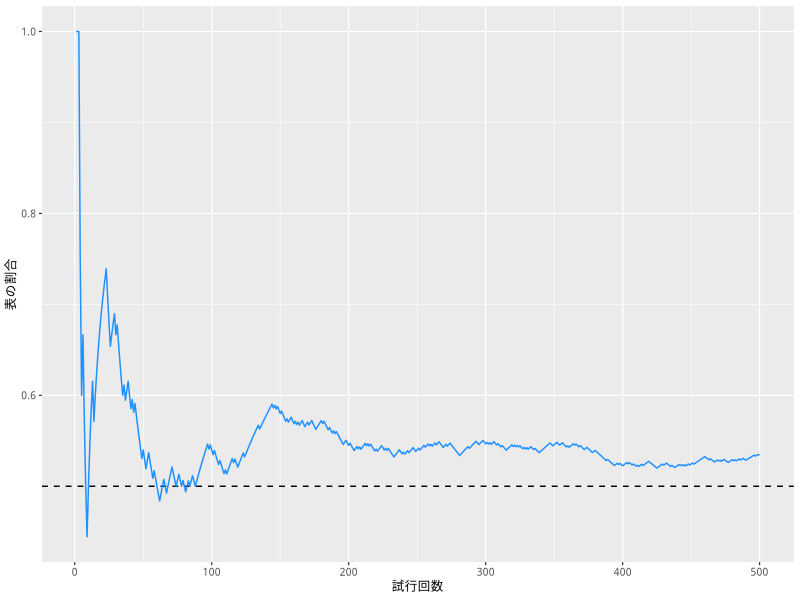
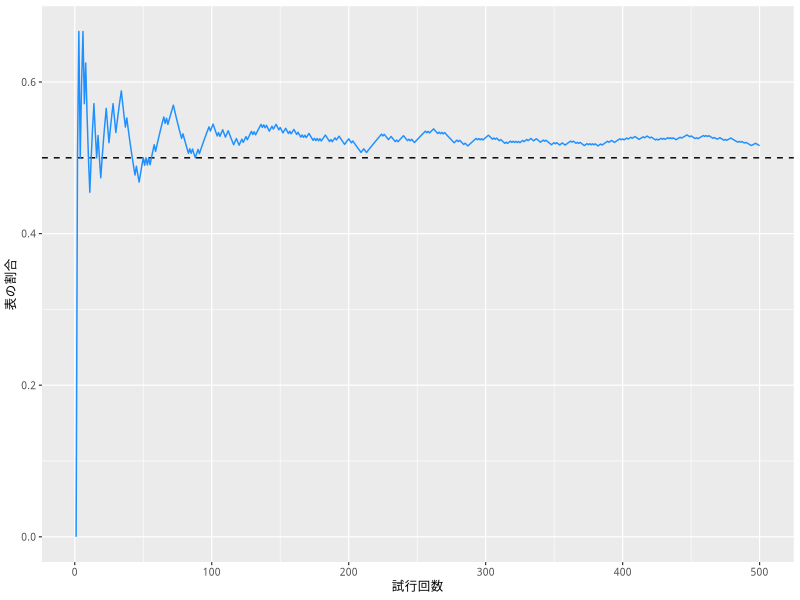
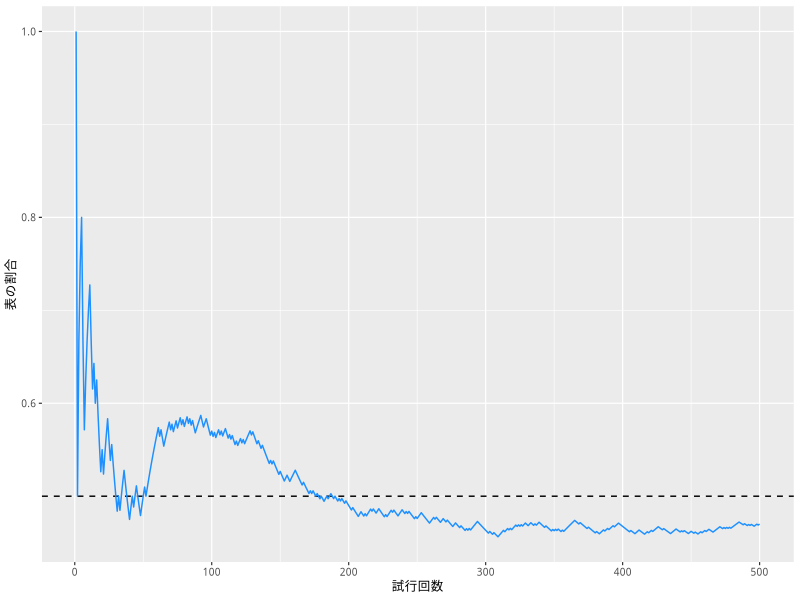

Reproduce these figures in R, in order.
## ---- chunk 1
#| message: false
library(tidyverse)
## 図の中で日本語を使えるようにする
## フォントの設定はお好みで
## （Unix/Linux ではIPAexフォントのインストールが必要かも）
if (.Platform$OS.type == "windows") { 
  my_font <- "Yu Gothic"  
} else if (capabilities("aqua")) { 
  my_font <- "HiraginoSans-W3"
} else {
  my_font <- "IPAexGothic"
}
theme_set(theme_gray(base_size = 9,
                     base_family = my_font))
## ---- chunk 2
coin <- c("表", "裏")
sample(coin, size = 1)
## ---- chunk 3
n_flips <- 500
## ---- chunk 4
ratio_1 <- rep(NA, n_flips)
## ---- chunk 5
coins_1 <- sample(coin, size = n_flips, replace = TRUE)
for (i in 1 : n_flips) {
  n_head <- sum(coins_1[1 : i] == "表") # i回目までに何回表が出たか数える
  ratio_1[i] <- n_head / i              # i回目までの表の比率を計算して記録する
}
## ---- chunk 6
ratio_1[1:5]
## ---- chunk 7
df2 <- tibble(N = 1 : n_flips,
              ratio_1 = ratio_1)
p1 <- ggplot(df2, aes(x = N, y = ratio_1)) +
  geom_hline(yintercept = 0.5, 
             linetype = "dashed") +
  geom_line(color = "dodgerblue") +
  labs(x = "試行回数", 
       y = "表の割合")  
plot(p1)
## ---- chunk 8
ratio_2 <- rep(NA, n_flips)
coins_2 <- sample(coin, size = n_flips, replace = TRUE)
for (i in 1 : n_flips) {
  n_head <- sum(coins_2[1 : i] == "表") # i回目までに何回表が出たか数える
  ratio_2[i] <- n_head / i              # i回目までの表の比率を計算して記録する
}
df2$ratio_2 <- ratio_2
p2 <- ggplot(df2, aes(x = N, y = ratio_2)) +
  geom_hline(yintercept = 0.5,
             linetype = "dashed") +
  geom_line(color = "dodgerblue") +
  labs(x = "試行回数", 
       y = "表の割合")  
plot(p2)
## ---- chunk 9
ratio_3 <- rep(NA, n_flips)
coins_3 <- sample(coin, size = n_flips, replace = TRUE)
for (i in 1 : n_flips) {
  n_head <- sum(coins_3[1 : i] == "表") # i回目までに何回表が出たか数える
  ratio_3[i] <- n_head / i              # i回目までの表の比率を計算して記録する
}
df2$ratio_3 <- ratio_3
p3 <- ggplot(df2, aes(x = N, y = ratio_3)) +
  geom_hline(yintercept = 0.5, 
             linetype = "dashed") +
  geom_line(color = "dodgerblue") +
  labs(x = "試行回数", 
       y = "表の割合")  
plot(p3)
